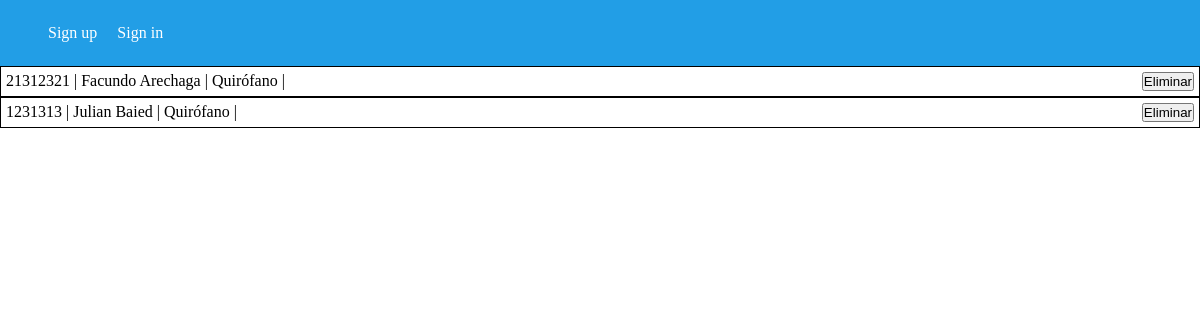
/pacientes/, run on an earlier commit of the app's database.
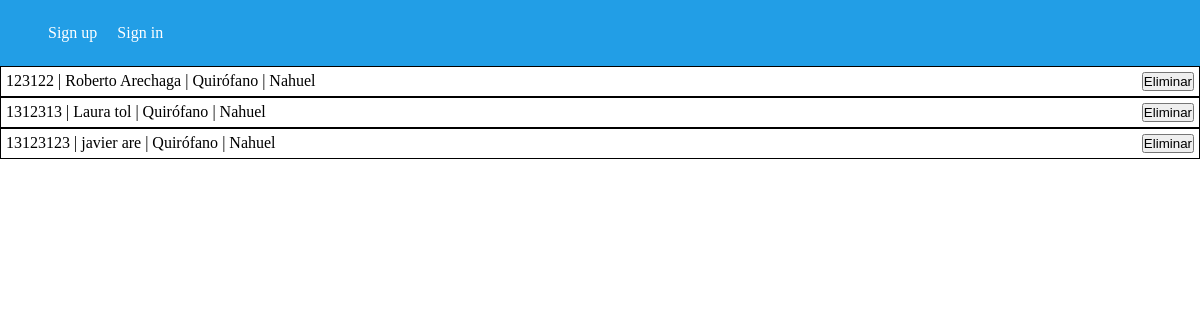
And on a later commit of the database.
### administracion/models.py (models this page shows, shortened)
class Paciente(models.Model):
    nombre_paciente = models.CharField(max_length=100)
    apellido_paciente = models.CharField(max_length=100)
    dni_paciente = models.CharField(max_length=100)
    fecha_nac_paciente = models.DateField()
    medico_asignado = models.ForeignKey(Medico, null=True, on_delete=models.CASCADE)
    zona = models.ForeignKey(Zona, default=None, on_delete=models.CASCADE)
    perfil = models.ForeignKey(Perfil, default=None, on_delete=models.CASCADE)
    domicilio_paciente = models.CharField(max_length=100, default="")
    genero_paciente = models.CharField(max_length=1, default="")
    telefono_paciente = models.CharField(null=True, default="", max_length=10)
    email_paciente = models.CharField(max_length=100, default="")
    grupo_sanguineo = models.CharField(max_length=5, default="")
    peso_paciente_kg = models.IntegerField(default=0)
    altura_paciente = models.IntegerField(default=0)
    alergias = models.TextField(default="")

class Zona(models.Model):
    nombre_zona = models.CharField(max_length=50)
    cant_pacientes = models.IntegerField()

class Medico(models.Model):
    nombre_medico = models.CharField(max_length=100)
    apellido_medico = models.CharField(max_length=100)
    dni_medico = models.CharField(max_length=100)
    fecha_nac_medico = models.DateField()
    domicilio_medico = models.CharField(max_length=100)
    zona = models.ForeignKey(Zona, default=None, on_delete=models.CASCADE)

### administracion/views.py (the view)
# urls.py: path('pacientes/', views.pacientes, name="pacientes"),
def pacientes(req):
    pacientes = Paciente.objects.all()
    return render(req, 'listaPacientes.html',{
        "pacientes":pacientes,
    })

### administracion/templates/listaPacientes.html (shortened to what this page needs)
{% extends 'base.html' %}
{% load static %}
    {% block content %}
        {% if pacientes %}
            {% for paciente in pacientes %}
            <a href="{% url "detalle_zona" paciente.zona.id %}" class="paciente">
                <p>{{paciente.dni_paciente}} | {{paciente.nombre_paciente}} {{paciente.apellido_paciente}} | {{paciente.zona.nombre_zona}} | {{paciente.medico_asignado.nombre_medico}}</p>
                <form action="{% url 'eliminarPaciente' paciente.id %}">
                    <button>Eliminar</button>
                </form>
            </a>
        {% endfor %}
    {% else %}
        <p>No hay ningun paciente en este momento</p>
    {% endif %}
    {% endblock content %}

What changed in the data, as far as the page shows it:
removed Paciente: dni_paciente "21312321", nombre_paciente "Facundo", apellido_paciente "Arechaga", zona.nombre_zona "Quirófano"
removed Paciente: dni_paciente "1231313", nombre_paciente "Julian", apellido_paciente "Baied", zona.nombre_zona "Quirófano"
added Paciente: dni_paciente "123122", nombre_paciente "Roberto", apellido_paciente "Arechaga", zona.nombre_zona "Quirófano", medico_asignado.nombre_medico "Nahuel"
added Paciente: dni_paciente "1312313", nombre_paciente "Laura", apellido_paciente "tol", zona.nombre_zona "Quirófano", medico_asignado.nombre_medico "Nahuel"
added Paciente: dni_paciente "13123123", nombre_paciente "javier", apellido_paciente "are", zona.nombre_zona "Quirófano", medico_asignado.nombre_medico "Nahuel"
